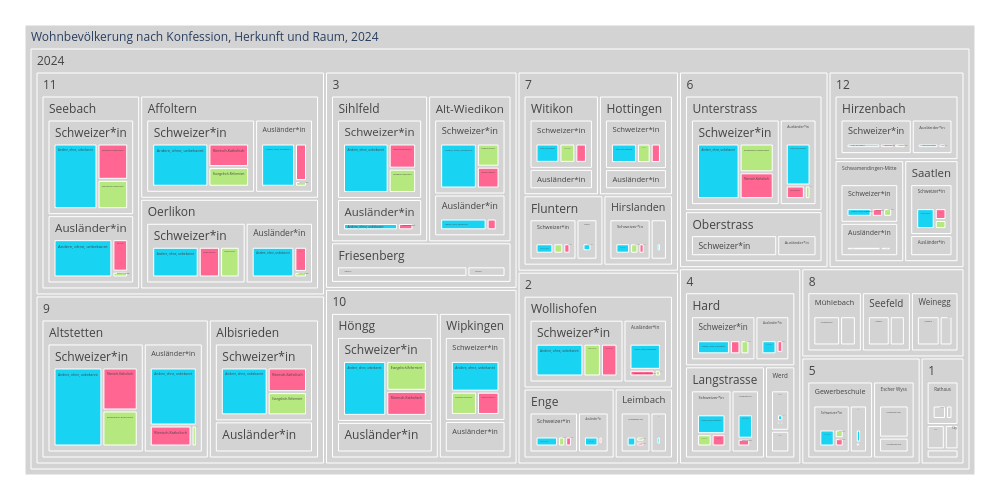

The notebook cell saved with this chart:
### Code cell
treeMap1= mypy_dv.plot_px_treemap(
    data=myTM1.reset_index()
    ,levels=['Jahr_nbr', 'KreisSort','QuarLang', 'HerkunftLang', 'Kon2AggLang_noDM']
    ,values="AnzBestWir"
    ,color="Kon2AggLang_noDM"
    #, color_continuous_scale='Blues'
    # farben_dict_zc
    ,color_discrete_map=farben_dict_zc
    ,height=500
    ,width=1000             
    #,margin_val_bottom=25
    ,myHeaderTitle="Wohnbevölkerung nach Konfession, Herkunft und Raum, "+str(myTM1.reset_index().Jahr_nbr.min()) 
)
treeMap1

### Figure 1 — Plotly figure (JSON) as saved in the notebook; plotly's stock layout.template omitted (floating-point values rounded to 4 significant figures; data arrays with more than 128 entries replaced by an {"elided": "..."} marker saying what was removed)
{"data": [{"branchvalues": "total", "customdata": {"elided": "320x1 str values"}, "domain": {"x": [0, 1], "y": [0, 1]}, "hovertemplate": "%{label}<br><br>Anzahl:<br>%{value}<extra></extra>", "ids": {"elided": "320 str values"}, "labels": {"elided": "320 str values"}, "marker": {"colors": {"elided": "320 str values"}}, "name": "", "parents": {"elided": "320 str values"}, "root": {"color": "grey"}, "type": "treemap", "values": {"elided": "320 int values"}}], "layout": {"height": 500, "legend": {"tracegroupgap": 0}, "margin": {"b": 25, "l": 25, "r": 25, "t": 25}, "width": 1000}}
